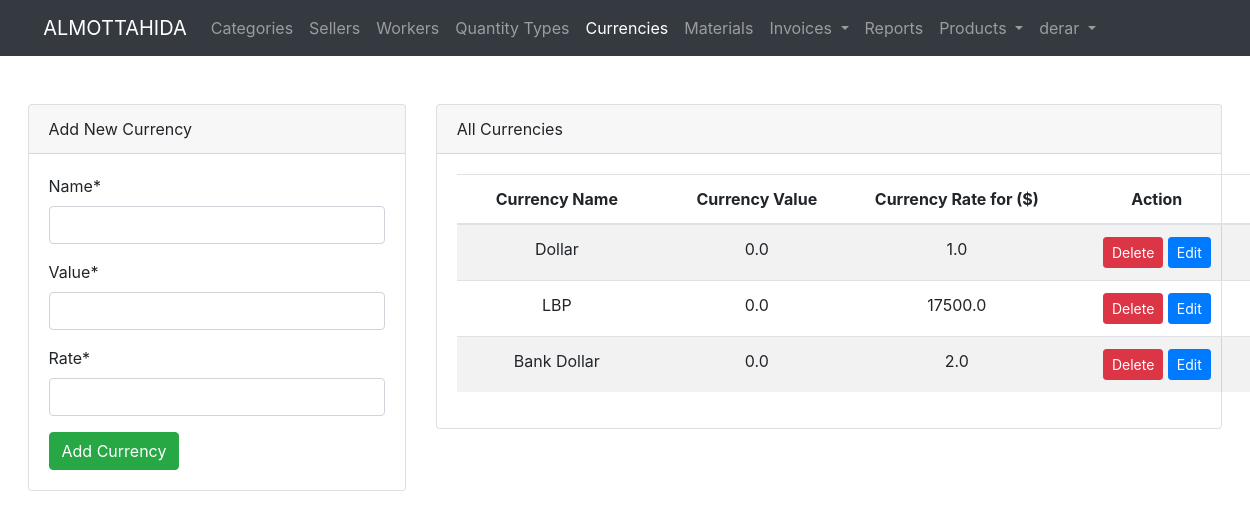
The app's page /currency/ (signed in), older data.
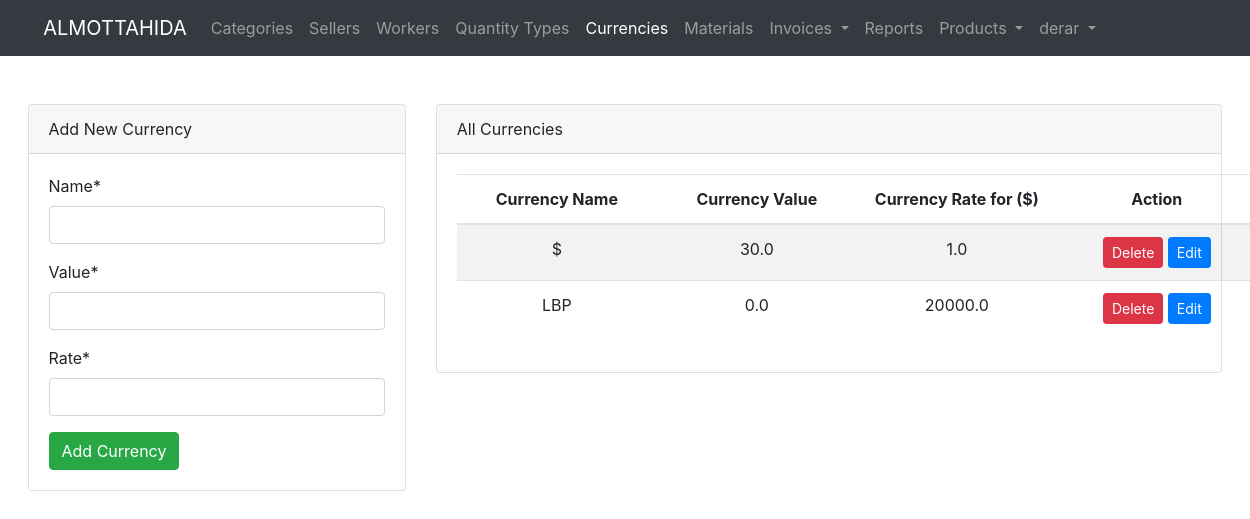
The same page, newer data.
### product/models.py (models this page shows, shortened)
class Currency(models.Model):
    name = models.CharField(max_length=30, unique=True)
    value = models.FloatField()
    rate = models.FloatField()

### product/views.py (the view)
# urls.py: path("currency/", views.all_currencies, name='currency.all'),
@login_required(login_url=LOGIN_URL)
def all_currencies(request):
    if request.method == 'POST':
        method = request.POST.get("method").lower()
        if method == "post":
            form = CurrencyForm(request.POST)
            if form.is_valid():
                form.save()
                messages.add_message(request, messages.SUCCESS, 'Currency added successfully.')
                return redirect("currency.all")
        elif method == "delete":
            currency_id = request.POST.get("currency_id")
            Currency.objects.get(pk=currency_id).delete()
            messages.add_message(request, messages.WARNING, 'Currency deleted successfully.')
            return redirect("currency.all")
        elif method == "put":
            currency_id = request.POST.get("currency_id")
            currency_name = request.POST.get("name")
            currency_value = request.POST.get("value")
            currency_rate = request.POST.get("rate")
            currency_exists = Currency.objects.filter(name=currency_name).exclude(pk=currency_id)
            if not currency_exists:
                currency = Currency.objects.get(pk=currency_id)
                currency.name = currency_name
                currency.value = currency_value
                currency.rate = currency_rate
                currency.save()
                messages.add_message(request, messages.SUCCESS, 'Currency updated successfully.')
            else:
                messages.add_message(request, messages.WARNING, 'Currency data exists')
            return redirect("currency.all")
    else:
        form = CurrencyForm()
    currencies = Currency.objects.all()
    page = request.GET.get('page', 1)
    paginator = Paginator(currencies, 15)
    try:
        currencies = paginator.page(page)
    except PageNotAnInteger:
        currencies = paginator.page(1)
    except EmptyPage:
        currencies = paginator.page(paginator.num_pages)
    return render(request, 'currency/all.html', {'currencies': currencies, "form": form})

### product/forms.py
class CurrencyForm(ModelForm):
    class Meta:
        model = Currency
        fields = "__all__"

### templates/currency/all.html (shortened to what this page needs)
{% extends "base.html" %}
{% load crispy_forms_tags %}
{% block content %}
    <div class="row">
        <div class="col-12 col-md-4 mb-4">
            <div class="card">
                <div class="card-header">
                    Add New Currency
                </div>
                <div class="card-body">
                    <form method="post" action="{% url 'currency.all' %}">
                        {{ form|crispy }}
                        <button type="submit" class="btn btn-success">Add Currency</button>
                    </form>
                </div>
            </div>
        </div>
        <div class="col-12 col-md-8 ">
            <div class="card">
                <div class="card-header">
                    All Currencies
                </div>
                <div class="card-body">
                    <table class="table table-responsive-md table-striped">
                        <thead>
                        <tr>
                            <th>Currency Name</th>
                            <th>Currency Value</th>
                            <th>Currency Rate for ($)</th>
                            <th>Action</th>
                        </tr>
                        </thead>
                        <tbody>
                        {% for currency in currencies %}
                            <tr>
                                <td>{{ currency.name }}</td>
                                <td>{{ currency.value }}</td>
                                <td>{{ currency.rate }}</td>
                                <td>
                                    <button type="button" class="btn btn-danger btn-sm delete-btn" data-toggle="modal"
                                            data-target="#deleteModal" data-id="{{ currency.id }}">
                                        Delete
                                    </button>
                                    <button type="button" class="btn btn-primary btn-sm edit-btn" data-toggle="modal"
                                            data-target="#updateModal" data-id="{{ currency.id }}"
                                            data-rate="{{ currency.rate }}" data-value="{{ currency.value }}"
                                            data-name="{{ currency.name }} ">
                                        Edit
                                    </button>
                                </td>
                            </tr>
                        {% endfor %}
                        </tbody>
                    </table>
                </div>
            </div>
        </div>
    </div>
{% endblock %}

Row changes from the older to the newer data that the page shows:
removed Currency: name "Bank Dollar", value "0.0", rate "2.0"
changed Currency (number 1 of 2 on the later page): name "Dollar" → "$"; value "0.0" → "30.0"
changed Currency "LBP": rate "17500.0" → "20000.0"
